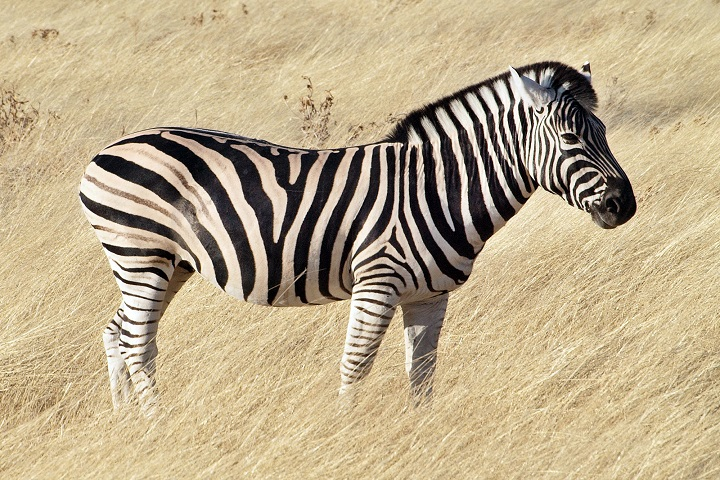
#> input picture Final_Assignments/HW3/Q2/1.jpg, 720 x 480 px, found by its file name
$ jupyter execute --allow-errors q1_2.ipynb
#> lines starting #> are read from the running program, lines starting #| are printed output that depends on the picture
[cell 1]
# Import necessary libraries
import cv2 as cv
import numpy as np
import matplotlib.pyplot as plt
import os

# Q1

## Read 1.jpg image

[cell 2]
q1_image1 = cv.cvtColor(cv.imread(os.path.join('images/', '1.jpg')),cv.COLOR_BGR2RGB)
plt.imshow(q1_image1)
plt.axis("off")
plt.show()

## Q1.1: RGB to CMYK & CMYK to RGB

[cell 3]
def RGB_to_CMYK(r, g, b, RGB_SCALE = 255, CMYK_SCALE = 100):

  #############

    # Normalize RGB values
  r = r / RGB_SCALE
  g = g / RGB_SCALE
  b = b / RGB_SCALE

  # Find the maximum value among R, G, and B
  max_color = np.maximum(r, np.maximum(g, b))

  # Calculate K (black) component
  k = 1 - max_color


  # Calculate C, M, Y components
  c = (1 - k) - r
  m = (1 - k) - g
  y = (1 - k) - b

  # Scale CMYK values
  c = (c * CMYK_SCALE)
  m = (m * CMYK_SCALE)
  y = (y * CMYK_SCALE)
  k = (k * CMYK_SCALE)
  #############

  return c, m, y, k

[cell 4]
def CMYK_to_RGB(c, m, y, k, RGB_SCALE = 255, CMYK_SCALE = 100):

  #############
      # Normalize CMYK values
  c /= CMYK_SCALE
  m /= CMYK_SCALE
  y /= CMYK_SCALE
  k /= CMYK_SCALE

  # Calculate R, G, B components
  r = (RGB_SCALE * (1 - c) * (1 - k))
  g = (RGB_SCALE * (1 - m) * (1 - k))
  b = (RGB_SCALE * (1 - y) * (1 - k))


  #############

  return r, g, b

## Q1.2: RGB to HSI

[cell 5]
def RGB_to_HSI(r, g, b):

  #############
        # Normalize RGB values
    r = r / 255.0
    g = g / 255.0
    b = b / 255.0

    # Calculate Intensity (I)
    i = (r + g + b) / 3.0

    # Calculate saturation (S)
    min_rgb = np.minimum(np.minimum(r, g), b)
    s = 1 - min_rgb / i

    # Calculate hue (H)
    numerator = ((r - g) + (r - b))
    denominator = 2 * (((r - g)**2 + (r - b) * (g - b))**0.5)
    theta = np.arccos(np.clip(numerator / denominator, -1.0, 1.0))
    h = np.where(b <= g, theta, 2 * np.pi - theta)
    # Convert hue to degrees
    h = np.degrees(h)
    #############

    return h, s, i

## Show result image for all functions

[cell 6]
r, g, b = q1_image1[:,:,0], q1_image1[:, :, 1], q1_image1[:, :, 2]
rgb =np.dstack((r, g, b)) / 255
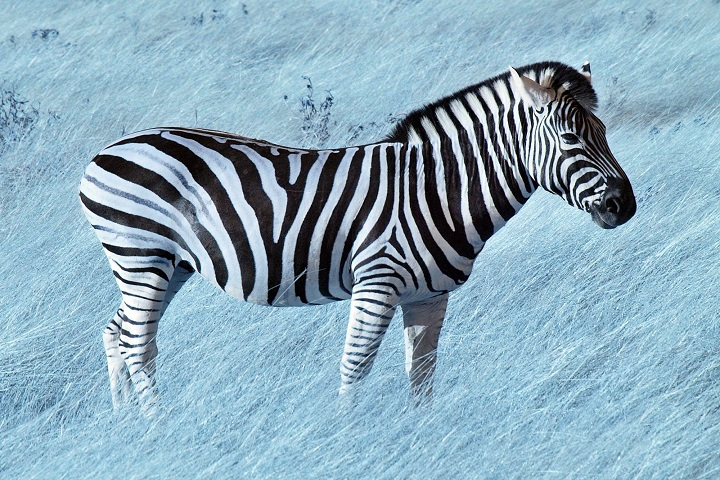
#> rgb: shape (480, 720, 3) float64; mean of channels 0, 1, 2 0.738, 0.672, 0.546; drawn as B, G, R
# Convert RGB to CMYK
c, m, y, k = RGB_to_CMYK(r, g, b)
#> in RGB_to_CMYK, `m = (1 - k) - g`:
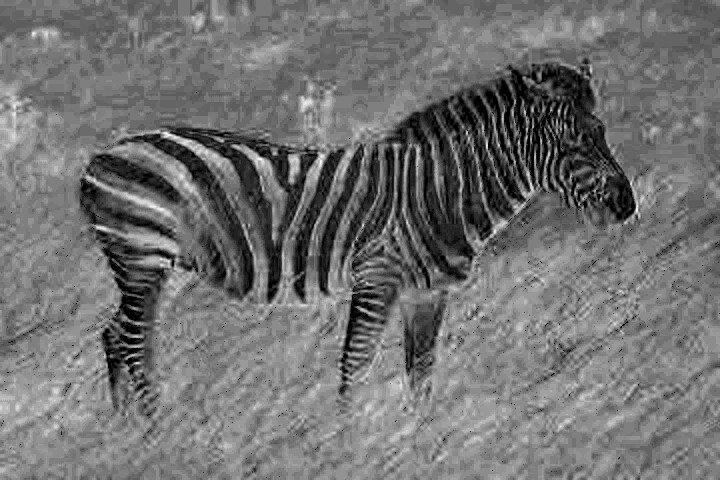
#> m: shape (480, 720) float64; min -5.55e-17, max 0.149, mean 0.0667; drawn with min black and max white
cmyk = np.dstack((c, m, y, k))
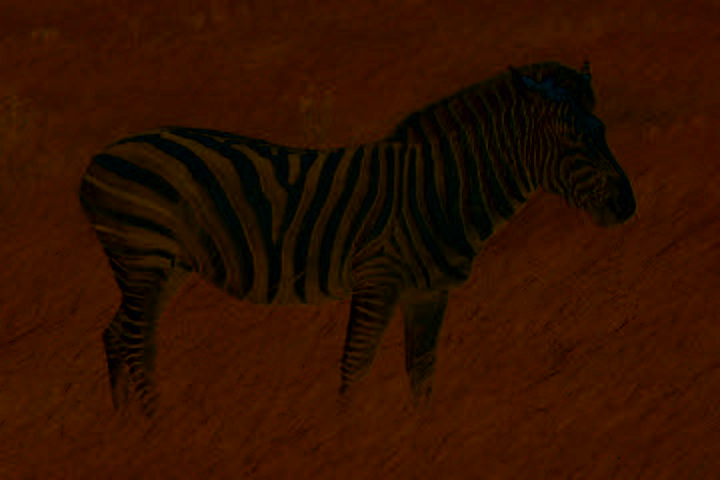
#> cmyk: shape (480, 720, 4) float64; mean of channels 0, 1, 2, 3 0.1, 6.7, 19.2, 26.1; drawn with min black and max white

# Convert CMYK back to RGB
r2, g2, b2 = CMYK_to_RGB(c, m, y, k)
#> in CMYK_to_RGB, `c /= CMYK_SCALE`:
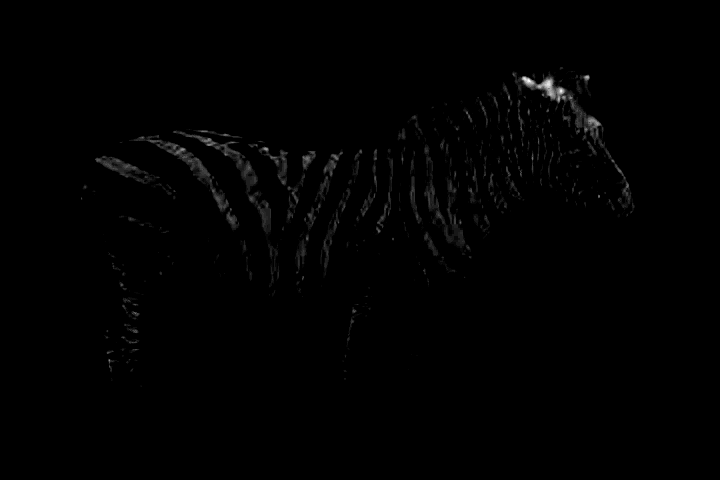
#> c: shape (480, 720) float64; min -5.55e-17, max 0.125, mean 0.000763; drawn with min black and max white
rgbFromCmyk = np.dstack((r2, g2, b2)) / 255
# Convert RGB to HSI
h, s, i = RGB_to_HSI(r, g, b)
#> in RGB_to_HSI, `numerator = ((r - g) + (r - b))`:
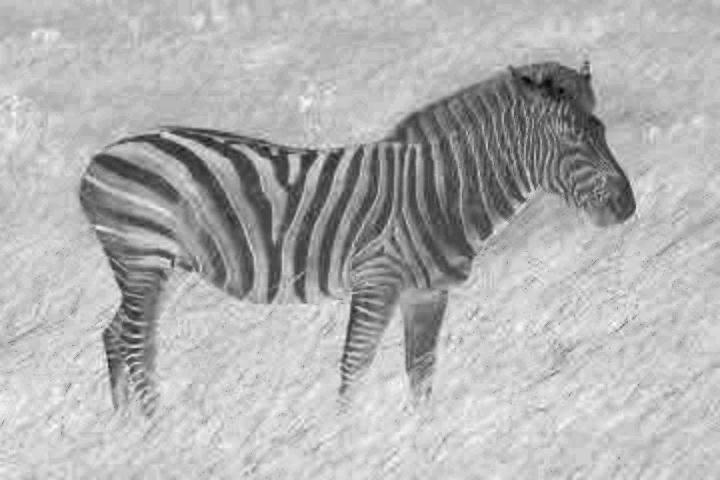
#> numerator: shape (480, 720) float64; min -0.188, max 0.451, mean 0.258; drawn with min black and max white
#> in RGB_to_HSI, `denominator = 2 * (((r - g)**2 + (r - b) * (g - b))**0.5)`:
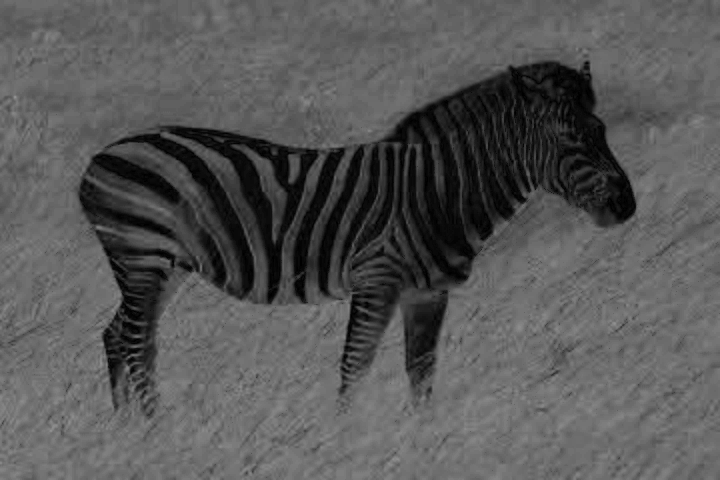
#> denominator: shape (480, 720) float64; min 0, max 0.577, mean 0.343
#> in RGB_to_HSI, `theta = np.arccos(np.clip(numerator / denominator, -1.0, 1.0))`:
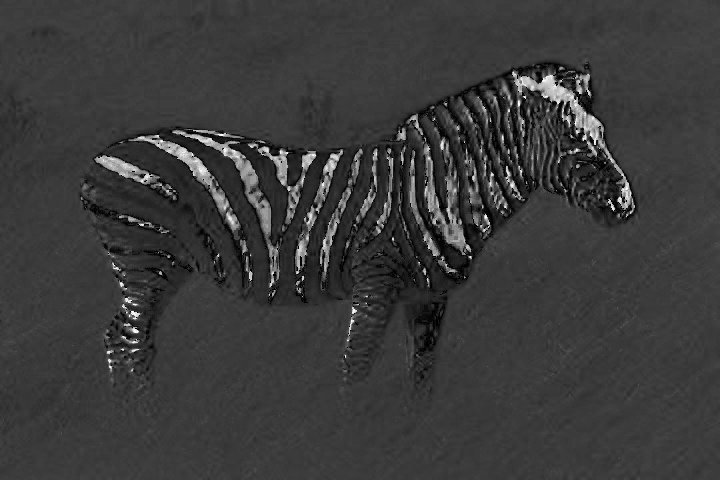
#> theta: shape (480, 720) float64; 0.18% of the values are NaN or infinite; the others: min 0, max 3.14, mean 0.728; drawn with min black, max white, NaN and infinite black
#> in RGB_to_HSI, `h = np.where(b <= g, theta, 2 * np.pi - theta)`:
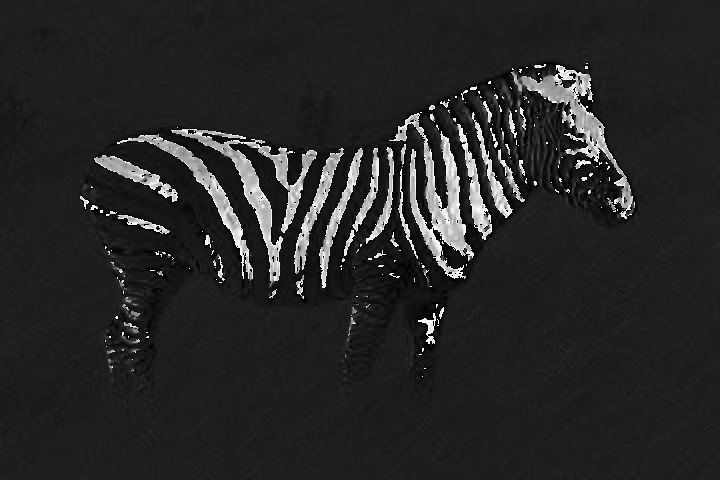
#> h: shape (480, 720) float64; 0.18% of the values are NaN or infinite; the others: min 0, max 6.25, mean 0.967; drawn with min black, max white, NaN and infinite black
hsi = np.dstack((h/360, s, i))
#> hsi: shape (480, 720, 3) float64; 0.06% of the values are NaN or infinite; the others: min -2.22e-16, max 1, mean 0.329
# Create an image to display the results
fig, axs = plt.subplots(1, 4, figsize=(15, 3))

# Plot original RGB color
axs[0].set_title('Original RGB')
axs[0].imshow(rgb, aspect='auto')

# Plot converted CMYK color
axs[1].set_title('Converted CMYK')
axs[1].imshow(cmyk, aspect='auto')

# Plot converted RGB color from CMYK
axs[2].set_title('RGB from CMYK')
axs[2].imshow(rgbFromCmyk, aspect='auto')

# Plot converted HSI color
axs[3].set_title('Converted HSI')
axs[3].imshow(hsi, aspect='auto')

plt.tight_layout()
plt.show()
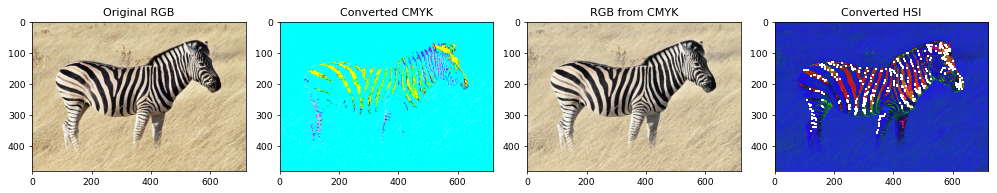
#> figure drawn by matplotlib, 4 panels

# Q2

## Read images

[cell 7]
image2 = cv.imread(os.path.join('images/', '2.jpg'))
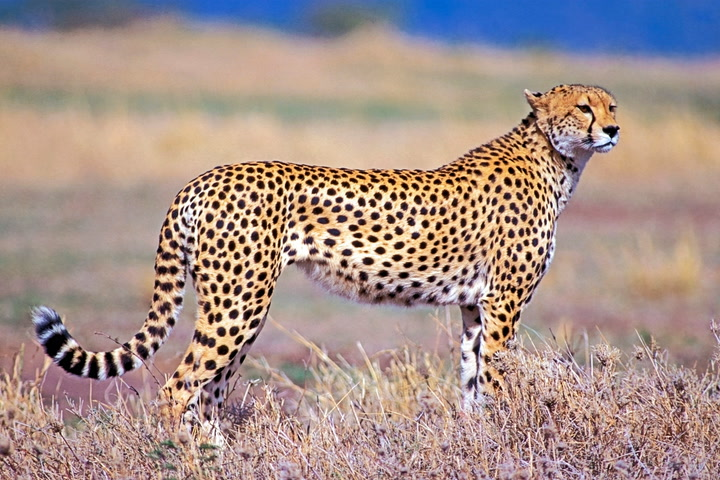
#> input picture Final_Assignments/HW3/Q2/2.jpg, 720 x 480 px, found by its file name
#> image2 is the input picture: shape (480, 720, 3); mean B, G, R 139.3, 145.8, 166.5
image2 = cv.cvtColor(image2,cv.COLOR_BGR2RGB)

image3 = cv.imread(os.path.join('images/', '3.jpg'))
#> (the rest of this cell did not finish here and is left out)
